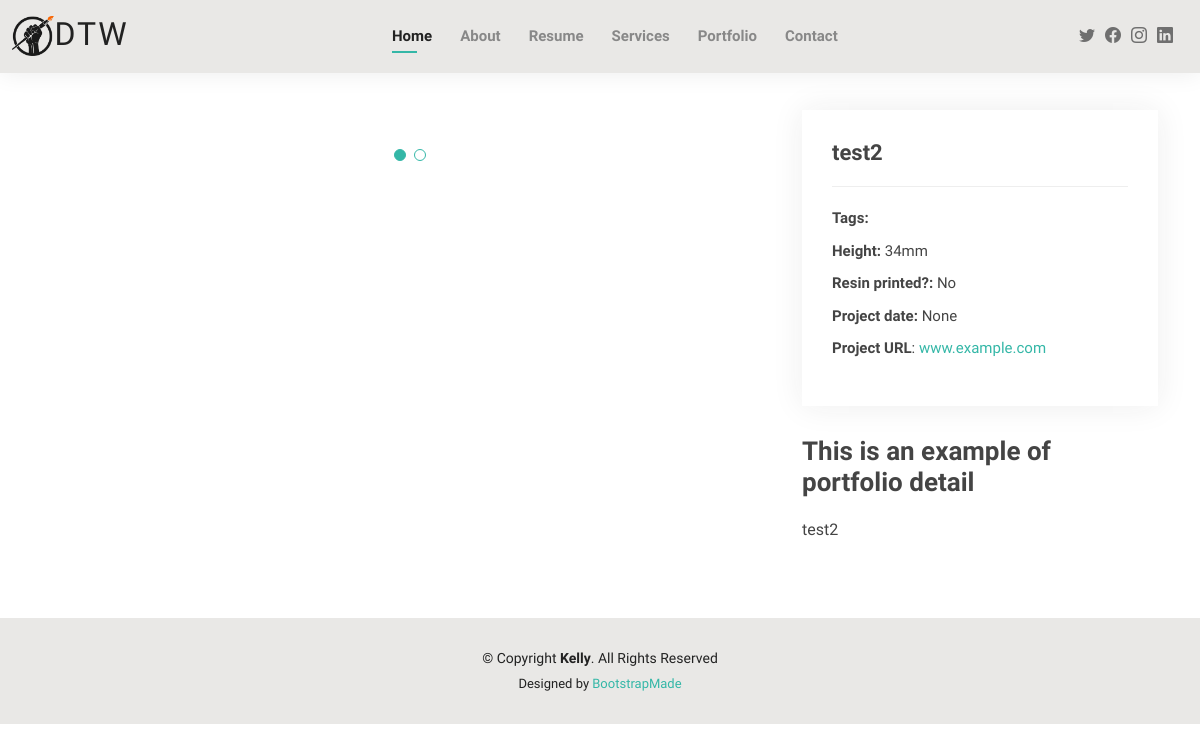
The app's page /portfolio/details/1, older data.
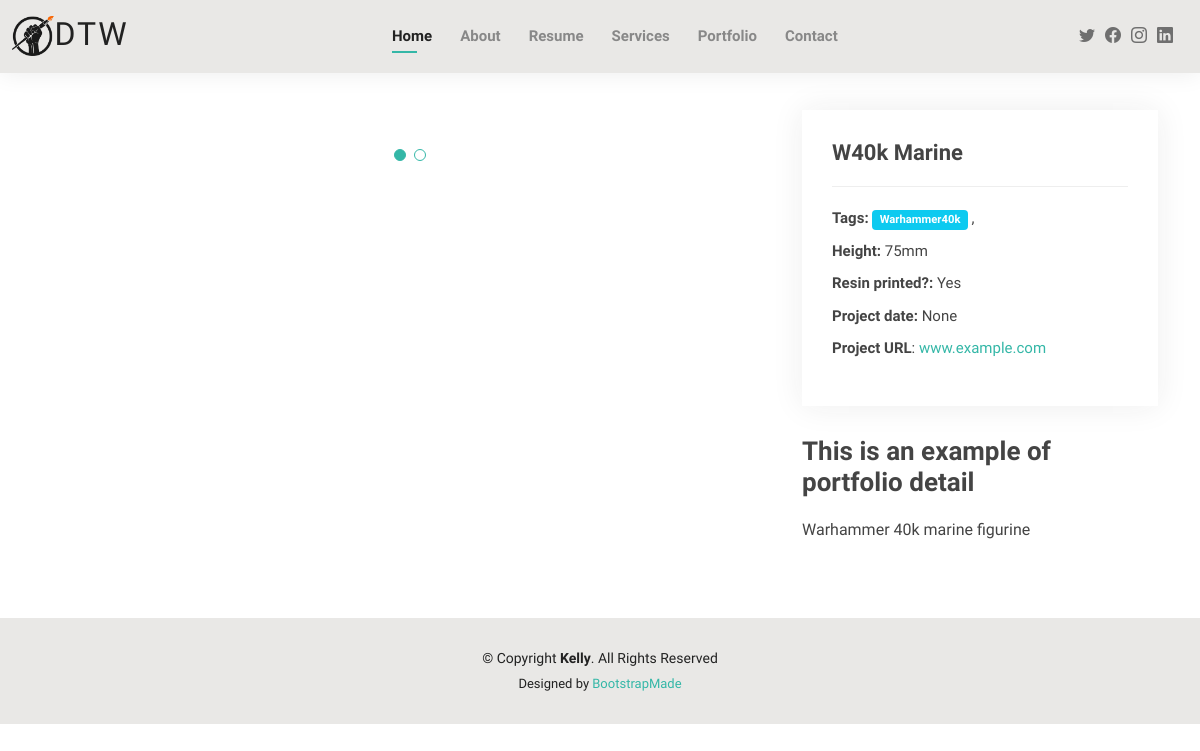
The same page, newer data.
### painted_models/models.py (models this page shows, shortened)
class Figure(models.Model):
    name = models.CharField(max_length=30)
    height = models.IntegerField(validators=[
                                   MaxValueValidator(1000),
                                   MinValueValidator(1)
                               ]
                               )
    is_resin = models.BooleanField()
    description = models.TextField(max_length=3000)
    thumbnail = models.ImageField(null=True, blank=True, upload_to=thumbnail_path_file_name,
                                  height_field=None,
                                  width_field=None,
                                  max_length=100)
    tags = models.ManyToManyField(Tag, null=True)
    painted_date = models.DateField(null=True, blank=True)
    entry_created_at = models.DateTimeField(auto_now_add=True)
    entry_updated_at = models.DateTimeField(auto_now=True)

class Tag(models.Model):
    tag_name = models.CharField(max_length=200)
    def __str__(self):
        return self.tag_name

### painted_models/views.py (the view)
# urls.py: path('portfolio/details/<str:pk>', portfolio_detail_page_view, name="portfolio-detail-page"),
def portfolio_detail_page_view(request, pk, *args, **kwargs):
    figure = Figure.objects.get(id=pk)
    context = {'figure': figure}
    return render(request, "website/portfolio-details.html", {'figure': figure, 'gallery': FigureImages.objects.filter(id=pk)})

### website/templates/website/portfolio-details.html (shortened to what this page needs)
{% extends 'base.html' %}
{% load static %}
{% block content %}
    <section id="portfolio-details" class="portfolio-details">
      <div class="container" data-aos="fade-up">
        <div class="row gy-4">
          <div class="col-lg-8">
            <div class="portfolio-details-slider swiper">
              <div class="swiper-wrapper align-items-center">
                <div class="swiper-slide">
                </div>
              </div>
              <div class="swiper-pagination"></div>
            </div>
          </div>
          <div class="col-lg-4">
            <div class="portfolio-info">
              <h3>{{figure.name}}</h3>
              <ul>
                <li><strong>Tags: </strong>
                  {% for tag in figure.tags.all %}
                      <a><span class="badge bg-info">{{tag}}</span> ,</a>
                  {% endfor %}
                </li>
                <li><strong>Height: </strong>{{figure.height}}mm</li>
                <li><strong>Resin printed?: </strong>
                  {% if figure.is_resin %}
                      Yes
                  {% else %}
                      No
                  {% endif %}
                </li>
                <li><strong>Project date: </strong>{{figure.painted_date}}</li>
                <li><strong>Project URL</strong>: <a href="#">www.example.com</a></li>
              </ul>
            </div>
            <div class="portfolio-description">
              <h2>This is an example of portfolio detail</h2>
              <p>
                {{figure.description}}
              </p>
            </div>
          </div>
        </div>
      </div>
    </section>
{% endblock content %}

### templates/base.html (shortened to what this page needs)
{% load static %}
<!DOCTYPE html>
<html lang="en">
<head>
  <link href="{% static 'kelly/vendor/aos/aos.css' %}" rel="stylesheet">
  <link href="{% static 'kelly/vendor/bootstrap/css/bootstrap.min.css' %}" rel="stylesheet">
  <link href="{% static 'kelly/vendor/bootstrap-icons/bootstrap-icons.css' %}" rel="stylesheet">
  <link href="{% static 'kelly/vendor/boxicons/css/boxicons.min.css' %}" rel="stylesheet">
  <link href="{% static 'kelly/vendor/glightbox/css/glightbox.min.css' %}" rel="stylesheet">
  <link href="{% static 'kelly/vendor/swiper/swiper-bundle.min.css' %}" rel="stylesheet">
  <link href="{% static 'kelly/css/kelly_style.css' %}" rel="stylesheet">
</head>
<body>
	{% include 'snippets/main/navbar.html' %}
	<main id="main">
		{% block content %}
		{% endblock content %}
	</main>
	{% include 'snippets/main/footer.html' %}
</body>
</html>

### templates/snippets/main/navbar.html (shortened to what this page needs)
 {% load static %}
  <header id="header" class="fixed-top">
    <div class="container-fluid d-flex justify-content-between align-items-center">
      <h1 class="logo me-auto me-lg-0">
        <a href="{% url 'homepage' %}"><img src="{% static 'website_images/logo.png' %}">DTW</a>
      </h1>
      <nav id="navbar" class="navbar order-last order-lg-0">
        <ul>
          <li><a class="active" href="{% url 'homepage' %}">Home</a></li>
          <li><a href="{% url 'about' %}">About</a></li>
          <li><a href="resume.html">Resume</a></li>
          <li><a href="{% url 'services' %}">Services</a></li>
          <li><a href="{% url 'portfolio-page' %}">Portfolio</a></li>
          <li><a href="{% url 'contact-page' %}">Contact</a></li>
        </ul>
      </nav>
      <div class="header-social-links">
        <a href="#" class="twitter"><i class="bi bi-twitter"></i></a>
        <a href="#" class="facebook"><i class="bi bi-facebook"></i></a>
        <a href="#" class="instagram"><i class="bi bi-instagram"></i></a>
        <a href="#" class="linkedin"><i class="bi bi-linkedin"></i></i></a>
      </div>
    </div>
  </header>

### templates/snippets/main/footer.html
  <footer id="footer">
    <div class="container">
      <div class="copyright">
        &copy; Copyright <strong><span>Kelly</span></strong>. All Rights Reserved
      </div>
      <div class="credits">
        Designed by <a href="https://bootstrapmade.com/">BootstrapMade</a>
      </div>
    </div>
  </footer>

### static/kelly/css/kelly_style.css (style rules this page uses)
body { font-family: "Open Sans", sans-serif; color: #444444; }
a { color: #34b7a7; text-decoration: none; }
h1, h2, h3, h4, h5, h6 { font-family: "Raleway", sans-serif; }
#main { margin-top: 50px; }
#header { background: #e9e8e6; box-shadow: 0px 0px 25px 0 rgba(0, 0, 0, 0.08); z-index: 997; padding: 15px 0; }
#header .logo { font-size: 32px; margin: 0; padding: 0; line-height: 1; font-weight: 400; letter-spacing: 2px; text-transform: uppercase; }
#header .logo a { color: #222222; }
#header .logo img { max-height: 40px; }
.header-social-links { padding-right: 15px; }
.header-social-links a { color: #6f6f6f; padding-left: 6px; display: inline-block; line-height: 0px; transition: 0.3s; font-size: 16px; }
.navbar { padding: 0; }
.navbar ul { margin: 0; padding: 0; display: flex; list-style: none; align-items: center; }
.navbar li { position: relative; padding: 10px 0 10px 28px; }
.navbar a, .navbar a:focus { display: flex; align-items: center; justify-content: space-between; font-family: "Raleway", sans-serif; font-size: 15px; font-weight: 600; color: #888888; white-space: nowrap; transition: 0.3s; position: relative; }
.navbar > ul > li > a:before { content: ""; position: absolute; width: 0; height: 2px; bottom: -5px; left: 0; background-color: #34b7a7; visibility: hidden; width: 0px; transition: all 0.3s ease-in-out 0s; }
.navbar a:hover:before, .navbar li:hover > a:before, .navbar .active:before { visibility: visible; width: 25px; }
.navbar a:hover, .navbar .active, .navbar .active:focus, .navbar li:hover > a { color: #222222; }
section { padding: 60px 0; }
.portfolio-details { padding-top: 60px; }
.portfolio-details .portfolio-details-slider .swiper-pagination { margin-top: 20px; position: relative; }
.portfolio-details .portfolio-info { padding: 30px; box-shadow: 0px 0 30px rgba(34, 34, 34, 0.08); }
.portfolio-details .portfolio-info h3 { font-size: 22px; font-weight: 700; margin-bottom: 20px; padding-bottom: 20px; border-bottom: 1px solid #eee; }
.portfolio-details .portfolio-info ul { list-style: none; padding: 0; font-size: 15px; }
.portfolio-details .portfolio-info ul li + li { margin-top: 10px; }
.portfolio-details .portfolio-description { padding-top: 30px; }
.portfolio-details .portfolio-description h2 { font-size: 26px; font-weight: 700; margin-bottom: 20px; }
.portfolio-details .portfolio-description p { padding: 0; }
#footer { background: #e9e8e6; padding: 30px 0; color: #222222; font-size: 14px; text-align: center; }
#footer .credits { padding-top: 5px; font-size: 13px; }
#footer .credits a { color: #34b7a7; }

Row changes from the older to the newer data that the page shows:
changed Figure "None": name "test2" → "W40k Marine"; height "34" → "75"; description "test2" → "Warhammer 40k marine figurine"
added Tag: tag_name "Warhammer40k"
Text that changed along with them:
text no longer shown: "No"
text now shown: "Yes"
